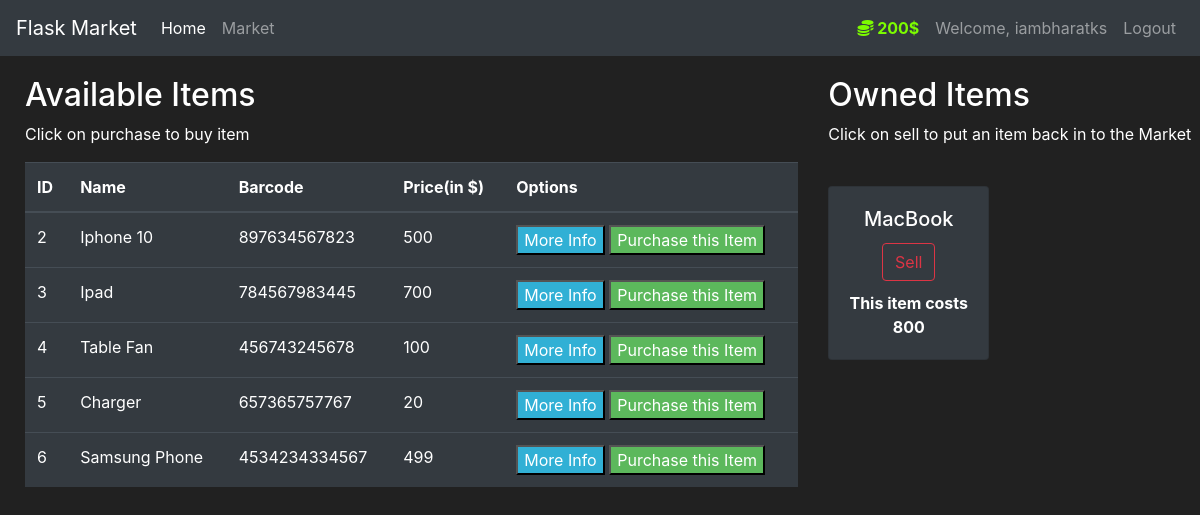
The app's page /market (signed in) with its own data.
### market/models.py (models this page shows, shortened)
class User(db.Model, UserMixin):
    id = db.Column(db.Integer(), primary_key=True)
    username = db.Column(db.String(length=30), nullable=False, unique=True)
    email_address = db.Column(db.String(length=50), nullable=False, unique=True)
    password_hash = db.Column(db.String(length=60), nullable=False)
    budget = db.Column(db.Integer(), nullable=False, default=1000)
    items = db.relationship("Item", backref="owned_user", lazy=True)
    @property
    def prettier_budget(self):
        if len(str(self.budget)) >= 4:
            return f"{str(self.budget)[:-3]} ,{str(self.budget)[-3:]}$"
        else:
            return f"{self.budget}$"
    @property
    def password(self):
        return self.password

class Item(db.Model):
    id = db.Column(db.Integer(), primary_key=True)
    name = db.Column(
        db.String(length=30),
        nullable=False,
        unique=True,
    )
    price = db.Column(db.Integer(), nullable=False)
    barcode = db.Column(
        db.String(12),
        nullable=False,
        unique=True,
    )
    description = db.Column(db.String(1024), nullable=False, unique=True)
    owner = db.Column(db.Integer(), db.ForeignKey("user.id"))

### market/routes.py (the view, shortened to what this page needs)
@app.route("/market", methods=["GET", "POST"])
@login_required
def market_page():
    purchase_form = PurchaseItemForm()
    sell_form = SellItemForm()
    if request.method == "GET":
        owned_items = Item.query.filter_by(owner=current_user.id)
        items = Item.query.filter_by(owner=None)
        return render_template(
            "market.html",
            items=items,
            purchase_form=purchase_form,
            owned_items=owned_items,
            sell_form=sell_form,
        )

### market/models.py (called while the page is built)
@login_manager.user_loader
def load_user(user_id):
    return User.query.get(int(user_id))

### market/templates/market.html (shortened to what this page needs)
{% extends 'base.html' %}
{% block content %}
<div class="row" style="margin-top: 20px; margin-left: 10px;">
    <div class="col-8">
        <h2>Available Items</h2>
        <p>Click on purchase to buy item</p>
        <table class="table table-hover table-dark">
            <thead>
                <tr>
                    <th scope="col">ID</th>
                    <th scope="col">Name</th>
                    <th scope="col">Barcode</th>
                    <th scope="col">Price(in $)</th>
                    <th scope="col">Options</th>
                </tr>
            </thead>
            <tbody>
                {% for item in items %}
                <tr>
                    <td>{{item.id}}</td>
                    <td>{{item.name}}</td>
                    <td>{{item.barcode}}</td>
                    <td>{{item.price}}</td>
                    <td>
                        <button classes='btn btn-outline bnt-info' style="background-color: #31B0D5;color: white;"
                            data-toggle="modal" data-target="#Modal-MoreInfo-{{item.id}}">More
                            Info</button>
                        <button classes="btn btn-outline btn-success" style="background-color: #5CB85C;color: white;"
                            data-toggle="modal" data-target="#Modal-Purchase-{{item.id}}">Purchase
                            this
                            Item</button>
                    </td>
                </tr>
                {% endfor %}
            </tbody>
        </table>
    </div>
    <div class="col-4">
        <h2>Owned Items</h2>
        <p>Click on sell to put an item back in to the Market</p>
        <br>
        <div class="row">
            {% for owned_item in owned_items%}
            <div class="col-md-6">
                <div style="margin-bottom: 5px; margin-right: 10px;" class="card text-center bg-dark">
                    <div class="card-body">
                        <h5 class="card-title">
                            {{owned_item.name}}
                        </h5>
                        <button type="button" class="btn btn-outline-danger" style="margin-bottom: 10px;"
                            data-toggle="modal" data-target="#Modal-SellingConfirm-{{owned_item.id}}">
                            Sell
                        </button>
                        <p class="card-text"><strong> This item costs {{owned_item.price}}</strong>
                        </p>
                    </div>
                </div>
            </div>
            {% endfor %}
        </div>
    </div>
</div>
{% endblock %}

### market/templates/base.html (shortened to what this page needs)
<!doctype html>
<html lang="en">
<head>
    <link rel="stylesheet" href="https://cdn.jsdelivr.net/npm/bootstrap@4.5.3/dist/css/bootstrap.min.css"
>
</head>
<body>
    <nav class="navbar navbar-expand-md navbar-dark bg-dark">
        <a class="navbar-brand" href="">Flask Market</a>
        <div class="collapse navbar-collapse" id="navbarNav">
            <ul class="navbar-nav mr-auto">
                <li class="nav-item active">
                    <a class="nav-link" href="{{url_for('home_page')}}">Home <span class="sr-only">(current)</span></a>
                </li>
                <li class="nav-item">
                    <a class="nav-link" href="{{url_for('market_page')}}">Market</a>
                </li>
            </ul>
            {% if current_user.is_authenticated %}
            <ul class="navbar-nav">
                <li class="nav-item">
                    <a class="nav-link" style="color: lawngreen;font-weight: bold;">
                        <i class="fas fa-coins"></i>
                        {{current_user.prettier_budget}}
                    </a>
                </li>
                <li class="nav-item">
                    <a class="nav-link">Welcome, {{current_user.username}}</a>
                </li>
                <li class="nav-item">
                    <a class="nav-link" href="{{url_for('logout_page')}}">Logout</a>
                </li>
            </ul>
            {% endif %}
        </div>
    </nav>
    {% block content %} {% endblock %}
</body>
</html>

### market/templates/base.html (style rules this page uses)
body { background-color: #212121; color: white }

### records on screen
User: prettier_budget "200$", username "iambharatks"
Item: id "2", name "Iphone 10", barcode "897634567823", price "500"
Item: id "3", name "Ipad", barcode "784567983445", price "700"
Item: id "4", name "Table Fan", barcode "456743245678", price "100"
Item: id "5", name "Charger", barcode "657365757767", price "20"
Item: id "6", name "Samsung Phone", barcode "4534234334567", price "499"
Item: name "MacBook", price "800"
